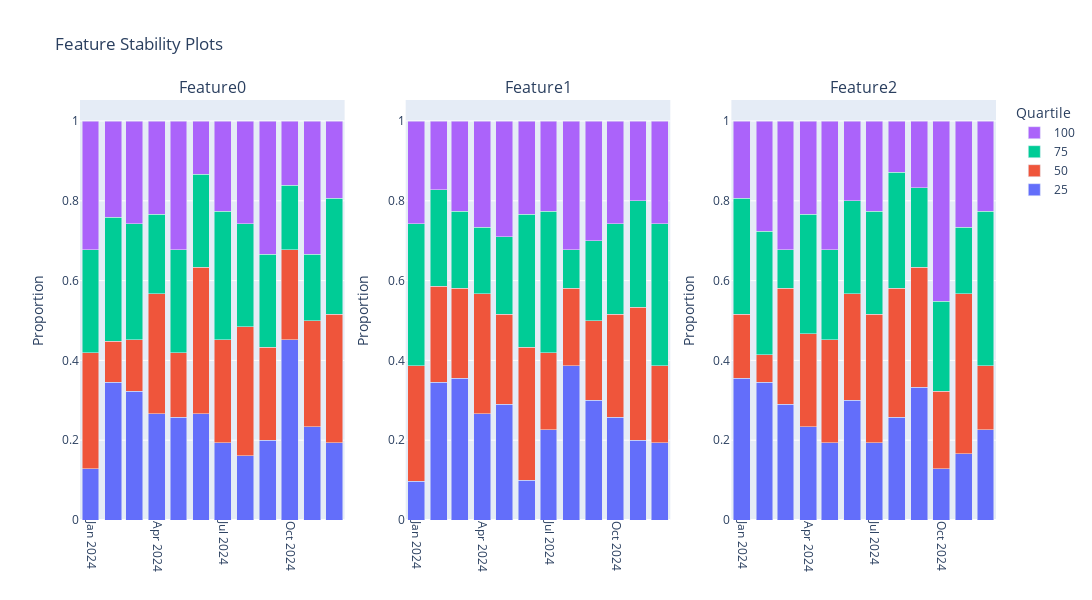

Notebook code cell kept with this figure:
### Code cell
fig = plot_feature_stability(df, feature_names[:3])
fig.show()

### Figure 1 — Plotly figure (JSON) as saved in the notebook; plotly's stock layout.template omitted (floating-point values rounded to 4 significant figures)
{"data": [{"marker": {"color": "#636EFA"}, "name": "25", "showlegend": true, "type": "bar", "x": ["2024-01", "2024-02", "2024-03", "2024-04", "2024-05", "2024-06", "2024-07", "2024-08", "2024-09", "2024-10", "2024-11", "2024-12"], "xaxis": "x", "y": [0.129, 0.3448, 0.3226, 0.2667, 0.2581, 0.2667, 0.1935, 0.1613, 0.2, 0.4516, 0.2333, 0.1935], "yaxis": "y"}, {"marker": {"color": "#EF553B"}, "name": "50", "showlegend": true, "type": "bar", "x": ["2024-01", "2024-02", "2024-03", "2024-04", "2024-05", "2024-06", "2024-07", "2024-08", "2024-09", "2024-10", "2024-11", "2024-12"], "xaxis": "x", "y": [0.2903, 0.1034, 0.129, 0.3, 0.1613, 0.3667, 0.2581, 0.3226, 0.2333, 0.2258, 0.2667, 0.3226], "yaxis": "y"}, {"marker": {"color": "#00CC96"}, "name": "75", "showlegend": true, "type": "bar", "x": ["2024-01", "2024-02", "2024-03", "2024-04", "2024-05", "2024-06", "2024-07", "2024-08", "2024-09", "2024-10", "2024-11", "2024-12"], "xaxis": "x", "y": [0.2581, 0.3103, 0.2903, 0.2, 0.2581, 0.2333, 0.3226, 0.2581, 0.2333, 0.1613, 0.1667, 0.2903], "yaxis": "y"}, {"marker": {"color": "#AB63FA"}, "name": "100", "showlegend": true, "type": "bar", "x": ["2024-01", "2024-02", "2024-03", "2024-04", "2024-05", "2024-06", "2024-07", "2024-08", "2024-09", "2024-10", "2024-11", "2024-12"], "xaxis": "x", "y": [0.3226, 0.2414, 0.2581, 0.2333, 0.3226, 0.1333, 0.2258, 0.2581, 0.3333, 0.1613, 0.3333, 0.1935], "yaxis": "y"}, {"marker": {"color": "#636EFA"}, "name": "25", "showlegend": false, "type": "bar", "x": ["2024-01", "2024-02", "2024-03", "2024-04", "2024-05", "2024-06", "2024-07", "2024-08", "2024-09", "2024-10", "2024-11", "2024-12"], "xaxis": "x2", "y": [0.09677, 0.3448, 0.3548, 0.2667, 0.2903, 0.1, 0.2258, 0.3871, 0.3, 0.2581, 0.2, 0.1935], "yaxis": "y2"}, {"marker": {"color": "#EF553B"}, "name": "50", "showlegend": false, "type": "bar", "x": ["2024-01", "2024-02", "2024-03", "2024-04", "2024-05", "2024-06", "2024-07", "2024-08", "2024-09", "2024-10", "2024-11", "2024-12"], "xaxis": "x2", "y": [0.2903, 0.2414, 0.2258, 0.3, 0.2258, 0.3333, 0.1935, 0.1935, 0.2, 0.2581, 0.3333, 0.1935], "yaxis": "y2"}, {"marker": {"color": "#00CC96"}, "name": "75", "showlegend": false, "type": "bar", "x": ["2024-01", "2024-02", "2024-03", "2024-04", "2024-05", "2024-06", "2024-07", "2024-08", "2024-09", "2024-10", "2024-11", "2024-12"], "xaxis": "x2", "y": [0.3548, 0.2414, 0.1935, 0.1667, 0.1935, 0.3333, 0.3548, 0.09677, 0.2, 0.2258, 0.2667, 0.3548], "yaxis": "y2"}, {"marker": {"color": "#AB63FA"}, "name": "100", "showlegend": false, "type": "bar", "x": ["2024-01", "2024-02", "2024-03", "2024-04", "2024-05", "2024-06", "2024-07", "2024-08", "2024-09", "2024-10", "2024-11", "2024-12"], "xaxis": "x2", "y": [0.2581, 0.1724, 0.2258, 0.2667, 0.2903, 0.2333, 0.2258, 0.3226, 0.3, 0.2581, 0.2, 0.2581], "yaxis": "y2"}, {"marker": {"color": "#636EFA"}, "name": "25", "showlegend": false, "type": "bar", "x": ["2024-01", "2024-02", "2024-03", "2024-04", "2024-05", "2024-06", "2024-07", "2024-08", "2024-09", "2024-10", "2024-11", "2024-12"], "xaxis": "x3", "y": [0.3548, 0.3448, 0.2903, 0.2333, 0.1935, 0.3, 0.1935, 0.2581, 0.3333, 0.129, 0.1667, 0.2258], "yaxis": "y3"}, {"marker": {"color": "#EF553B"}, "name": "50", "showlegend": false, "type": "bar", "x": ["2024-01", "2024-02", "2024-03", "2024-04", "2024-05", "2024-06", "2024-07", "2024-08", "2024-09", "2024-10", "2024-11", "2024-12"], "xaxis": "x3", "y": [0.1613, 0.06897, 0.2903, 0.2333, 0.2581, 0.2667, 0.3226, 0.3226, 0.3, 0.1935, 0.4, 0.1613], "yaxis": "y3"}, {"marker": {"color": "#00CC96"}, "name": "75", "showlegend": false, "type": "bar", "x": ["2024-01", "2024-02", "2024-03", "2024-04", "2024-05", "2024-06", "2024-07", "2024-08", "2024-09", "2024-10", "2024-11", "2024-12"], "xaxis": "x3", "y": [0.2903, 0.3103, 0.09677, 0.3, 0.2258, 0.2333, 0.2581, 0.2903, 0.2, 0.2258, 0.1667, 0.3871], "yaxis": "y3"}, {"marker": {"color": "#AB63FA"}, "name": "100", "showlegend": false, "type": "bar", "x": ["2024-01", "2024-02", "2024-03", "2024-04", "2024-05", "2024-06", "2024-07", "2024-08", "2024-09", "2024-10", "2024-11", "2024-12"], "xaxis": "x3", "y": [0.1935, 0.2759, 0.3226, 0.2333, 0.3226, 0.2, 0.2258, 0.129, 0.1667, 0.4516, 0.2667, 0.2258], "yaxis": "y3"}], "layout": {"annotations": [{"font": {"size": 16}, "showarrow": false, "text": "Feature0", "x": 0.1444, "xanchor": "center", "xref": "paper", "y": 1, "yanchor": "bottom", "yref": "paper"}, {"font": {"size": 16}, "showarrow": false, "text": "Feature1", "x": 0.5, "xanchor": "center", "xref": "paper", "y": 1, "yanchor": "bottom", "yref": "paper"}, {"font": {"size": 16}, "showarrow": false, "text": "Feature2", "x": 0.8556, "xanchor": "center", "xref": "paper", "y": 1, "yanchor": "bottom", "yref": "paper"}], "barmode": "stack", "height": 600, "legend": {"title": {"text": "Quartile"}}, "title": {"text": "Feature Stability Plots"}, "width": 1600, "xaxis": {"anchor": "y", "domain": [0, 0.2889], "tickangle": 90}, "xaxis2": {"anchor": "y2", "domain": [0.3556, 0.6444], "tickangle": 90}, "xaxis3": {"anchor": "y3", "domain": [0.7111, 1], "tickangle": 90}, "yaxis": {"anchor": "x", "domain": [0, 1], "title": {"text": "Proportion"}}, "yaxis2": {"anchor": "x2", "domain": [0, 1], "title": {"text": "Proportion"}}, "yaxis3": {"anchor": "x3", "domain": [0, 1], "title": {"text": "Proportion"}}}}
